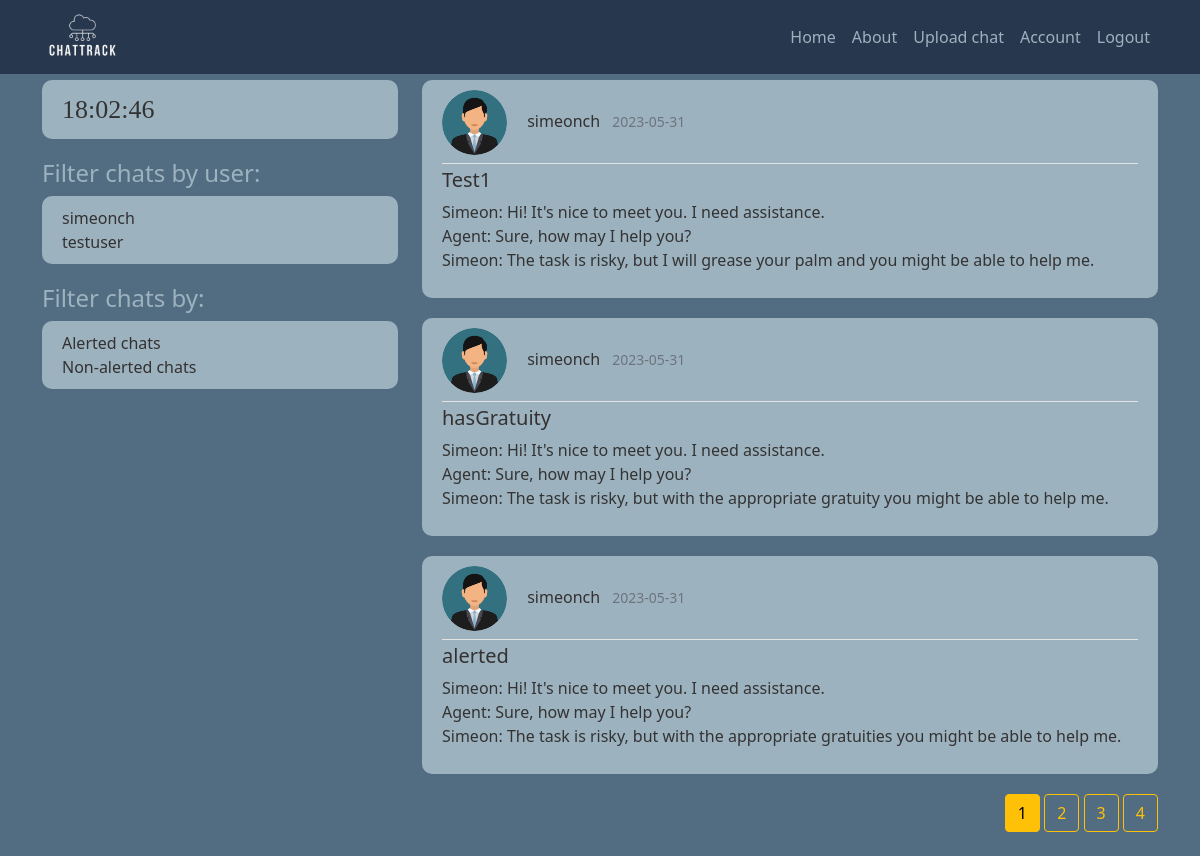
The page /home (signed in) on the database as committed earlier.
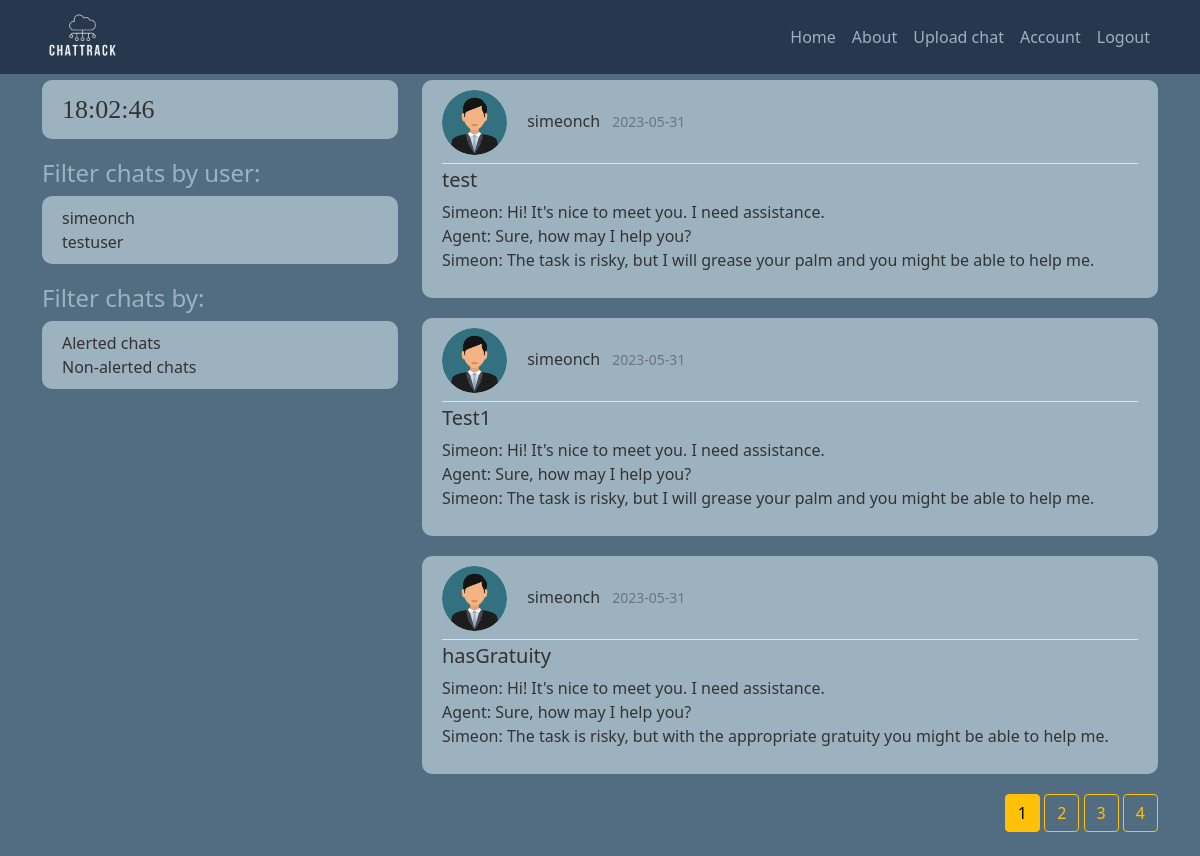
The same page on the database as committed later.
### chattrack/models.py (models this page shows, shortened)
class User(db.Model, UserMixin):
    id = db.Column(db.Integer, primary_key=True)
    username = db.Column(db.String(20), unique=True, nullable=False)
    email = db.Column(db.String(50), unique=True, nullable=False)
    profile_pic = db.Column(db.String(20), nullable=False, default='default.jpg')
    password = db.Column(db.String(60), nullable=False)
    chats = db.relationship('Chat', backref='owner', lazy=True)

class Chat(db.Model):
    id = db.Column(db.Integer, primary_key=True)
    has_alerts = db.Column(db.Boolean, nullable=False, default=False)
    date_uploaded = db.Column(db.DateTime, nullable=False, default=datetime.utcnow)
    channel = db.Column(db.String(30), nullable=False)
    content = db.Column(db.Text, nullable=False)
    user_id = db.Column(db.Integer, db.ForeignKey('user.id'), nullable=False)

### chattrack/routes.py (the view)
@app.route("/")
@app.route("/home")
def home():
    page = request.args.get('page', 1, type=int)
    queried_chats = Chat.query.order_by(Chat.date_uploaded.desc()).paginate(page=page, per_page=3)
    all_users = User.query.all()
    return render_template('home.html', title="Home", chats=queried_chats, users=all_users)

### chattrack/models.py (called while the page is built)
@login_manager.user_loader # get an id to keep session of the user
def load_user(user_id):
    return User.query.get(int(user_id))

### chattrack/templates/home.html
{% extends "init_template.html" %}
{% block content %}
  {% if current_user.is_authenticated %}
      {% for chat in chats.items %}
        <article class="media content-section">
          <div class="media-body">
            <div class="article-metadata pb-2">
                <img class="rounded-circle article-img" src="{{ url_for('static', filename='profile_pictures/' + chat.owner.profile_pic) }}">
                <a class="username me-2" href="{{ url_for('user_chats', username=chat.owner.username) }}">{{ chat.owner.username }}</a>
                <small class="text-muted">{{ chat.date_uploaded.strftime('%Y-%m-%d') }}</small>
              </div>
              <h5><a class="article-title" href="{{ url_for('chat', chat_id=chat.id)}}">{{ chat.channel }}</a></h5>
              <p class="article-content">{{ chat.content }}</p>
            </div>
          </article>
      {% endfor %}
      <div class="float-end">
        {% for page_num in chats.iter_pages(left_edge=1, right_edge=1, left_current=1, right_current=2) %}
          {% if page_num %}
            {% if chats.page ==page_num %}
              <a class="btn btn-warning mb-4" href="{{ url_for('home', page=page_num) }}">{{ page_num }}</a>
            {% else %}
              <a class="btn btn-outline-warning mb-4" href="{{ url_for('home', page=page_num) }}">{{ page_num }}</a>
            {% endif %}
          {% else %}
            ...
          {% endif %}
        {% endfor %}
      </div>
  {% else %}
    <div class="alert alert-primary" role="alert">
      <div class="panel-heading">Please log in!</div>
    </div>
  {% endif %}
{% endblock content %}

### chattrack/templates/init_template.html (shortened to what this page needs)
<!DOCTYPE html>
<html>
    <head>
        <link href="https://cdn.jsdelivr.net/npm/bootstrap@5.0.2/dist/css/bootstrap.min.css" rel="stylesheet">
        <link rel="stylesheet" type="text/css" href="{{ url_for('static', filename='main.css') }}">
    </head>
    <body>
        <header class="site-header">
            <nav class="navbar navbar-expand-lg navbar-dark fixed-top">
              <div class="container">
                <a class="navbar-brand mr-4" href="/"><img style="max-width: 80px;max-height: 180px;"src="{{ url_for('static', filename='logos/logo.png') }}"></a>
                <div class="collapse navbar-collapse" id="navbarToggle">
                  <div class="navbar-nav ms-auto">
                    <a class="nav-item nav-link" href="{{ url_for('home') }}">Home</a>
                    <a class="nav-item nav-link" href="{{ url_for('about') }}">About</a>
                    {% if current_user.is_authenticated %}
                    <a class="nav-item nav-link" href="{{ url_for('upload_chat') }}">Upload chat</a>
                    <a class="nav-item nav-link" href="{{ url_for('account') }}">Account</a>
                    <a class="nav-item nav-link" href="{{ url_for('logout') }}">Logout</a>
                    {% else %}
                      <a class="nav-item nav-link" href="{{ url_for('login') }}">Login</a>
                      <a class="nav-item nav-link" href="{{ url_for('register') }}">Register</a>
                    {% endif %}
                  </div>
                </div>
              </div>
            </nav>
          </header>
          <main role="main" class="container">
            <div class="row">
              <div class="col-md-4">
                <div class="content-section">
                  <div id="clock">
                  </div>
              </div>
                {% if users and current_user.is_authenticated%}
                <h4>Filter chats by user:</h4>
                <div class="content-section">
                  {% for user in users %}
                    <a class="username me-2" href="{{ url_for('user_chats', username=user.username) }}">{{ user.username }}</a><br>
                  {% endfor %}
                </div>
              <h4>Filter chats by:</h4>
              <div class="content-section">
                  <a class="username me-2" href="{{ url_for('alerted_chats', alerted='true') }}">Alerted chats</a><br>
                  <a class="username me-2" href="{{ url_for('alerted_chats', alerted='false') }}">Non-alerted chats</a><br>
              </div>
              {% endif %}
            </div>
                <div class="col-md-8">
                  {% block content %}{% endblock %}
                </div>
          </main>
    </body>
</html>

### chattrack/static/main.css (style rules this page uses)
body { background: #526D82; color: #333333; margin-top: 5rem; }
#clock { font-family: "Times New Roman", Times, serif; font-size: 26px; text-align: left; }
h1, h2, h3, h4, h5, h6 { color: #9DB2BF; }
.site-header .navbar-nav .nav-link { color: #9DB2BF; }
.navbar { background: #27374D; }
.content-section { background: #9DB2BF; padding: 10px 20px; border-radius: 10px; margin-bottom: 20px; }
.article-title { color: #333131; text-decoration: none }
.username { color: #333131; text-decoration: none }
.article-content { white-space: pre-line; }
.article-img { height: 65px; width: 65px; margin-right: 16px; }
.article-metadata { padding-bottom: 1px; margin-bottom: 4px; border-bottom: 1px solid #e3e3e3 }

Rows that differ between the two databases and show on the page:
no longer on this page (row unchanged): Chat: profile_pic (placeholder picture), owner.username "simeonch", date_uploaded "2023-05-31", channel "alerted", content "Simeon: Hi! It's nice to meet you. I need assistance. Agent: Sure, how may I help you? Simeon: The task is risky, but with the appropriate gratuities you might be able to help me."
added Chat: profile_pic (placeholder picture), owner.username "simeonch", date_uploaded "2023-05-31", channel "test", content "Simeon: Hi! It's nice to meet you. I need assistance. Agent: Sure, how may I help you? Simeon: The task is risky, but I will grease your palm and you might be able to help me."
